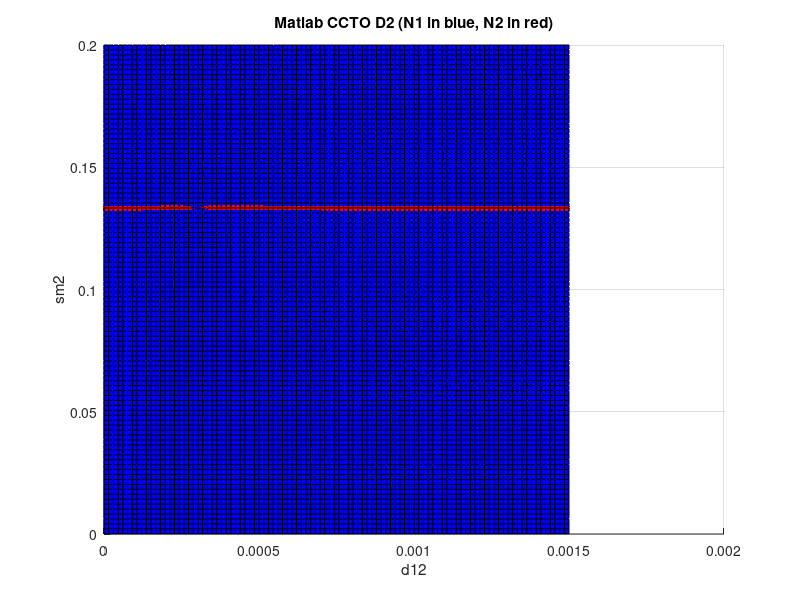

Reproduce this figure in MATLAB.
function plot_matlab_cctoD2()    
    d12 = linspace(0, 0.0015, 100);
    sm2 = linspace(0.0001, 0.2, 100);
    
    N1_ans = dlmread('matlab_cctoD2_N1.txt');
    N2_ans = dlmread('matlab_cctoD2_N2.txt');    

    
    figure;
    hold on;
    grid on;
    surf(d12, sm2, N1_ans, 'FaceColor', [0 0 1]);
    surf(d12, sm2, N2_ans, 'FaceColor', [1 0 0]);
    title('Matlab CCTO D2 (N1 in blue, N2 in red)');
    xlabel('d12');
    ylabel('sm2');

    
    saveas(gcf, 'fig_matlab_cctoD2.jpg');
    
    
end
